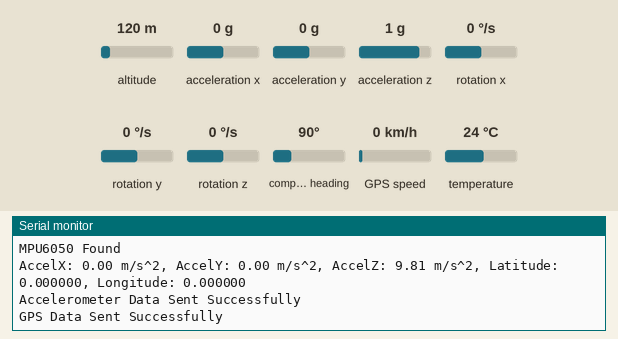
A sketch run on a simulated ESP32. On the bench: the last lines printed to the serial monitor. The inputs (shaded band) are chosen by the test bench; at power-on: acceleration x 0 g, acceleration y 0 g, acceleration z 1 g, altitude 120 m, rotation x 0 °/s, rotation y 0 °/s, rotation z 0 °/s, compass heading 90°, GPS speed 0 km/h, temperature 24 °C. The GPS gets a fix after 3 s at 37.7749, -122.4194 with 8 satellites.

Above: at 1.2 s.
1.3 s: acceleration x set to -1.4 g
At 2.6 s:
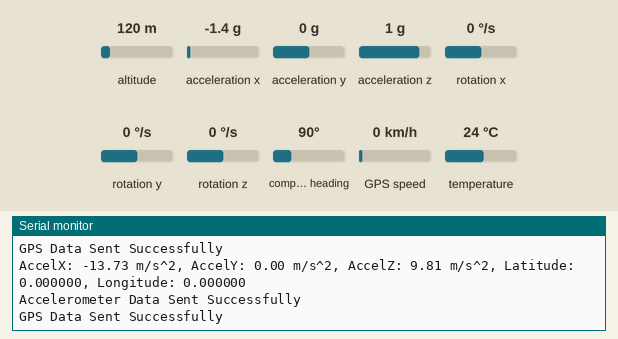
2.8 s: acceleration y set to -1.4 g
At 4.2 s:
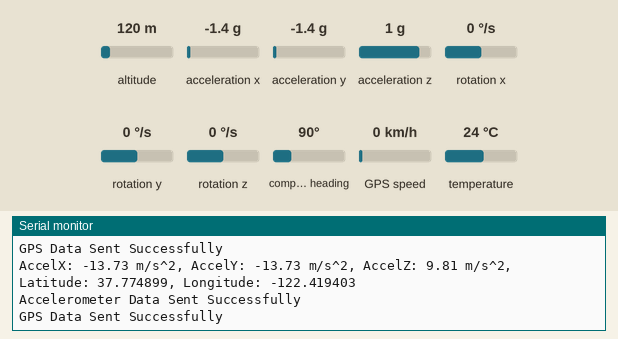
4.3 s: acceleration z set to -1.4 g
At 7.2 s:
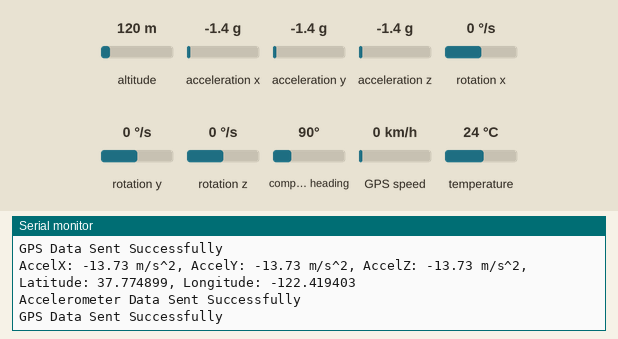

Measured:
- after the input at 1.3 s, the serial monitor: prints a new line after 0.74 s (image 1)
- after the input at 2.8 s, the serial monitor: prints a new line after 1.3 s (image 2)
- after the input at 4.3 s, the serial monitor: prints a new line after 1.8 s (image 3)

The sketch:

trans_acc_gps.ino
```cpp
#include <SPI.h>
#include <mcp_can.h>
#include <Wire.h>
#include <Adafruit_MPU6050.h>
#include <Adafruit_Sensor.h>
#include <TinyGPS++.h>

// Pin Definitions
#define CAN_CS_PIN    5    // CAN CS pin
#define GPS_RX_PIN    16   // GPS RX pin (connected to TX of GPS)
#define GPS_TX_PIN    17   // GPS TX pin (connected to RX of GPS)

// Initialize objects
MCP_CAN CAN0(CAN_CS_PIN);
Adafruit_MPU6050 mpu;
TinyGPSPlus gps;
HardwareSerial gpsSerial(2); // Use hardware serial 2 for GPS

void setup() {
    Serial.begin(115200);
    gpsSerial.begin(9600, SERIAL_8N1, GPS_RX_PIN, GPS_TX_PIN);

    // Initialize CAN Bus
    if (CAN0.begin(MCP_ANY, CAN_500KBPS, MCP_16MHZ) != CAN_OK) {
        Serial.println("CAN Init Failed");
        while (1);
    }
    Serial.println("CAN Init OK");
    CAN0.setMode(MCP_NORMAL);

    // Initialize MPU6050
    if (!mpu.begin()) {
        Serial.println("Failed to find MPU6050 chip");
        while (1);
    }
    Serial.println("MPU6050 Found");
}

void readAccelerometer(float &accelX, float &accelY, float &accelZ) {
    sensors_event_t a, g, temp;
    mpu.getEvent(&a, &g, &temp);
    accelX = a.acceleration.x;
    accelY = a.acceleration.y;
    accelZ = a.acceleration.z;
}

void sendData(float accelX, float accelY, float accelZ, float latitude, float longitude) {
    byte data[8];

    // Pack accelerometer data into CAN message
    int16_t ax = (int16_t)(accelX * 100);
    int16_t ay = (int16_t)(accelY * 100);
    int16_t az = (int16_t)(accelZ * 100);
    int32_t lat = (int32_t)(latitude * 100000);
    int32_t lon = (int32_t)(longitude * 100000);

    data[0] = ax >> 8;
    data[1] = ax & 0xFF;
    data[2] = ay >> 8;
    data[3] = ay & 0xFF;
    data[4] = az >> 8;
    data[5] = az & 0xFF;

    // Send the accelerometer data
    if (CAN0.sendMsgBuf(0x101, 0, 6, data) == CAN_OK) {
        Serial.println("Accelerometer Data Sent Successfully");
    } else {
        Serial.println("Error Sending Accelerometer Data");
    }

    byte gpsData[8];
    gpsData[0] = lat >> 24;
    gpsData[1] = lat >> 16;
    gpsData[2] = lat >> 8;
    gpsData[3] = lat & 0xFF;
    gpsData[4] = lon >> 24;
    gpsData[5] = lon >> 16;
    gpsData[6] = lon >> 8;
    gpsData[7] = lon & 0xFF;

    // Send the GPS data
    if (CAN0.sendMsgBuf(0x102, 0, 8, gpsData) == CAN_OK) {
        Serial.println("GPS Data Sent Successfully");
    } else {
        Serial.println("Error Sending GPS Data");
    }
}

void loop() {
    // Read accelerometer data
    float accelX, accelY, accelZ;
    readAccelerometer(accelX, accelY, accelZ);

    // Read GPS data
    while (gpsSerial.available() > 0) {
        gps.encode(gpsSerial.read());
    }

    float latitude = gps.location.isValid() ? gps.location.lat() : 0.0;
    float longitude = gps.location.isValid() ? gps.location.lng() : 0.0;

    // Print accelerometer and GPS data to Serial
    Serial.print("AccelX: ");
    Serial.print(accelX);
    Serial.print(" m/s^2, AccelY: ");
    Serial.print(accelY);
    Serial.print(" m/s^2, AccelZ: ");
    Serial.print(accelZ);
    Serial.print(" m/s^2, Latitude: ");
    Serial.print(latitude, 6);
    Serial.print(", Longitude: ");
    Serial.println(longitude, 6);

    // Send accelerometer and GPS data via CAN
    sendData(accelX, accelY, accelZ, latitude, longitude);

    delay(2000);  // Update every 2 seconds
}
```
